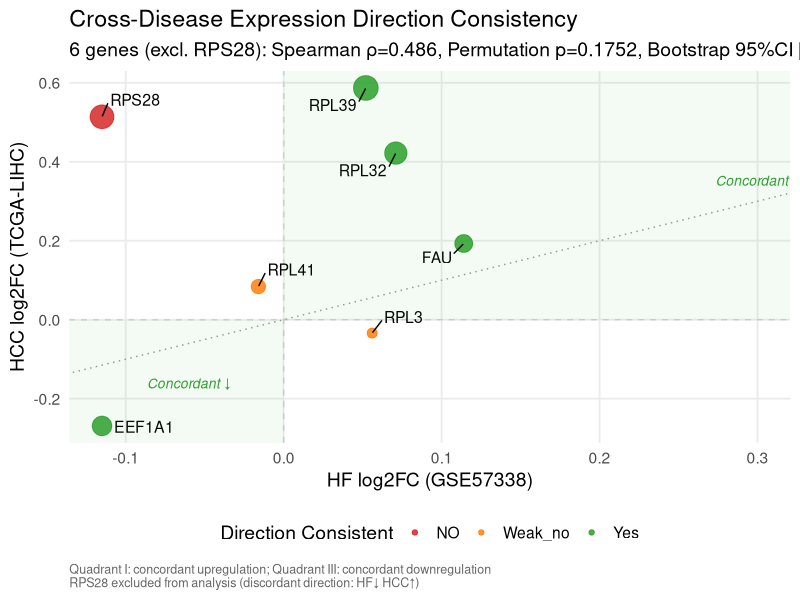
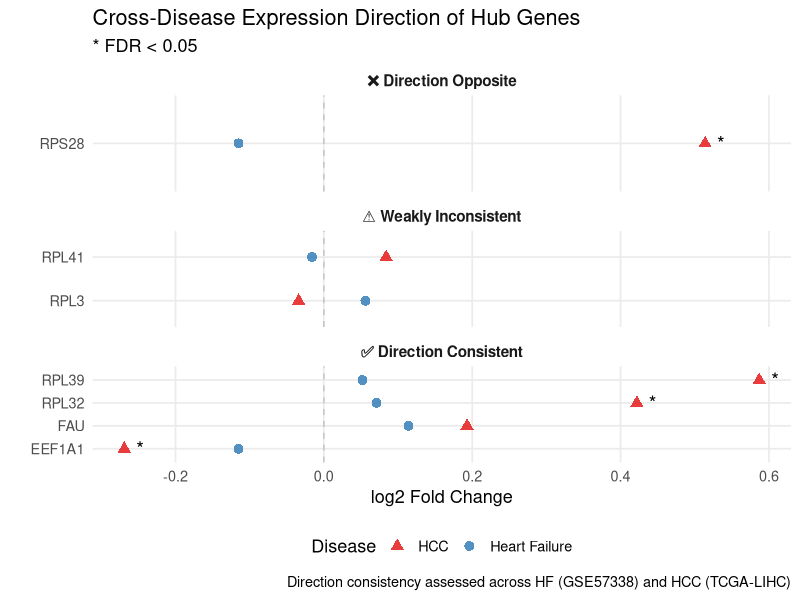

These figures' R source, in order: (Note: this script raises an error after producing the figures.)
# =============================================================================
# 脚本 06：7基因跨疾病方向一致性正式统计检验
# 目标：将描述性的"方向一致性观察"转化为正式的统计检验
# 为什么重要：这是全文最基础的证据，必须从"描述"升级为"检验"
# =============================================================================

library(ggplot2)
library(dplyr)

set.seed(42)
PROJ_DIR <- "D:/R_projects/revision_analysis"

# ═══════════════════════════════════════════════════════════════════════════════
# 第一部分：7基因跨疾病log2FC方向一致性
# ═══════════════════════════════════════════════════════════════════════════════

message("═══ 7基因跨疾病方向一致性统计检验 ═══")

# 来自原论文Table 1的数值
cross_disease_data <- data.frame(
  Gene = c("EEF1A1", "RPL39", "RPL32", "FAU", "RPL41", "RPL3", "RPS28"),
  HF_log2FC = c(-0.115, 0.052, 0.071, 0.114, -0.016, 0.056, -0.115),
  HF_FDR_significant = c(TRUE, FALSE, FALSE, TRUE, FALSE, FALSE, TRUE),
  HCC_log2FC = c(-0.269, 0.587, 0.422, 0.193, 0.084, -0.034, 0.514),
  HCC_FDR_significant = c(TRUE, TRUE, TRUE, FALSE, FALSE, FALSE, TRUE),
  Direction_Consistent = c("Yes", "Yes", "Yes", "Yes", "Weak_no", "Weak_no", "NO"),
  stringsAsFactors = FALSE
)

# ── 1.1 Spearman相关：HF log2FC vs HCC log2FC ─────────────────────────────────
# 使用全部7个基因
cor_7 <- cor.test(cross_disease_data$HF_log2FC, cross_disease_data$HCC_log2FC,
                  method = "spearman")
message(sprintf("\n7基因 Spearman ρ = %.3f, p = %.4f", cor_7$estimate, cor_7$p.value))

# 排除RPS28（方向相反）后
data_6 <- subset(cross_disease_data, Gene != "RPS28")
cor_6 <- cor.test(data_6$HF_log2FC, data_6$HCC_log2FC, method = "spearman")
message(sprintf("6基因（排除RPS28） Spearman ρ = %.3f, p = %.4f",
                cor_6$estimate, cor_6$p.value))

# ── 1.2 置换检验：6个方向一致基因的log2FC相关是否显著偏离0 ──────────────────
n_perm <- 10000
perm_rhos <- numeric(n_perm)
for (i in 1:n_perm) {
  perm_rhos[i] <- cor(data_6$HF_log2FC, sample(data_6$HCC_log2FC),
                      method = "spearman")
}

perm_p <- mean(perm_rhos >= cor_6$estimate)  # 单侧（预期正相关）
message(sprintf("置换检验 (n=%d): ρ=%.3f, 经验p(单侧)=%.4f",
                n_perm, cor_6$estimate, perm_p))

# ── 1.3 二项检验：6个基因中5个方向一致的概率 ─────────────────────────────
n_consistent <- sum(data_6$Direction_Consistent == "Yes")  # 4个明确一致 + 2个弱不一致
# 更严格：仅计算清晰方向一致的
n_clear <- sum(data_6$Direction_Consistent == "Yes")  # EEF1A1, RPL39, RPL32, FAU = 4
binom_test <- binom.test(n_clear, n = 6, p = 0.5, alternative = "greater")
message(sprintf("二项检验: %d/6基因方向一致, p=%.4f (H0: p=0.5)",
                n_clear, binom_test$p.value))

# ═══════════════════════════════════════════════════════════════════════════════
# 第二部分：Bootstrap效应量置信区间
# ═══════════════════════════════════════════════════════════════════════════════

message("\n═══ Bootstrap置信区间 ═══")

# 对6个基因的log2FC做bootstrap重抽样，估计跨疾病相关性的置信区间
n_boot <- 2000
boot_rhos <- numeric(n_boot)
for (i in 1:n_boot) {
  idx <- sample(1:6, size = 6, replace = TRUE)
  boot_rhos[i] <- cor(data_6$HF_log2FC[idx], data_6$HCC_log2FC[idx],
                      method = "spearman")
}
ci_95 <- quantile(boot_rhos, c(0.025, 0.975), na.rm = TRUE)
message(sprintf("Bootstrap 95%% CI for Spearman ρ: [%.3f, %.3f]", ci_95[1], ci_95[2]))

# ═══════════════════════════════════════════════════════════════════════════════
# 第三部分：可视化
# ═══════════════════════════════════════════════════════════════════════════════

message("\n═══ 跨疾病方向一致性图 ═══")

# ── 3.1 log2FC散点图 ──────────────────────────────────────────────────────────
p1 <- ggplot(cross_disease_data, aes(x = HF_log2FC, y = HCC_log2FC)) +
  geom_abline(slope = 1, intercept = 0, linetype = "dotted", color = "grey60") +
  geom_hline(yintercept = 0, linetype = "dashed", color = "grey70", alpha = 0.5) +
  geom_vline(xintercept = 0, linetype = "dashed", color = "grey70", alpha = 0.5) +
  geom_point(aes(color = Direction_Consistent, size = abs(HCC_log2FC)),
             alpha = 0.85) +
  ggrepel::geom_text_repel(
    aes(label = Gene),
    size = 4,
    box.padding = 0.5,
    max.overlaps = 10
  ) +
  scale_color_manual(
    values = c("Yes" = "#2CA02C", "Weak_no" = "#FF7F0E", "NO" = "#D62728"),
    name = "Direction Consistent"
  ) +
  scale_size_continuous(range = c(3, 8), guide = "none") +
  labs(
    x = "HF log2FC (GSE57338)",
    y = "HCC log2FC (TCGA-LIHC)",
    title = "Cross-Disease Expression Direction Consistency",
    subtitle = sprintf("6 genes (excl. RPS28): Spearman ρ=%.3f, Permutation p=%.4f, Bootstrap 95%%CI [%.3f, %.3f]",
                      cor_6$estimate, perm_p, ci_95[1], ci_95[2]),
    caption = paste0(
      "Quadrant I: concordant upregulation; Quadrant III: concordant downregulation\n",
      "RPS28 excluded from analysis (discordant direction: HF↓ HCC↑)"
    )
  ) +
  annotate("rect", xmin = 0, xmax = Inf, ymin = 0, ymax = Inf,
           fill = "#2CA02C", alpha = 0.05) +
  annotate("rect", xmin = -Inf, xmax = 0, ymin = -Inf, ymax = 0,
           fill = "#2CA02C", alpha = 0.05) +
  annotate("text", x = 0.3, y = max(cross_disease_data$HCC_log2FC) * 0.6,
           label = "Concordant ↑", color = "#2CA02C", size = 3.5, fontface = "italic") +
  annotate("text", x = -0.06, y = min(cross_disease_data$HCC_log2FC) * 0.6,
           label = "Concordant ↓", color = "#2CA02C", size = 3.5, fontface = "italic") +
  theme_minimal(base_size = 14) +
  theme(
    panel.grid.minor = element_blank(),
    legend.position = "bottom",
    plot.caption = element_text(size = 9, color = "grey40", hjust = 0)
  )

ggsave(file.path(PROJ_DIR, "figures", "Figure_CrossDisease_DirectionTest.png"),
       p1, width = 9, height = 8, dpi = 300)
message("方向一致性散点图已保存")

# ── 3.2 跨疾病log2FC森林图 ────────────────────────────────────────────────────
# 展示每个基因在HF和HCC中的效应量和方向
plot_data <- cross_disease_data %>%
  tidyr::pivot_longer(
    cols = c(HF_log2FC, HCC_log2FC),
    names_to = "Disease",
    values_to = "log2FC"
  ) %>%
  mutate(
    Disease = ifelse(grepl("HF", Disease), "Heart Failure", "HCC"),
    sig_label = case_when(
      Disease == "HF" & HF_FDR_significant ~ "*",
      Disease == "HCC" & HCC_FDR_significant ~ "*",
      TRUE ~ ""
    )
  )

p2 <- ggplot(plot_data, aes(x = log2FC, y = Gene, color = Disease, shape = Disease)) +
  geom_vline(xintercept = 0, linetype = "dashed", color = "grey60", alpha = 0.5) +
  geom_point(size = 3, alpha = 0.85) +
  geom_text(aes(label = sig_label), vjust = 0.5, hjust = -1.5, size = 5, color = "black") +
  scale_color_manual(values = c("Heart Failure" = "#377EB8", "HCC" = "#E41A1C")) +
  scale_shape_manual(values = c("Heart Failure" = 16, "HCC" = 17)) +
  facet_wrap(~ Direction_Consistent, scales = "free_y", ncol = 1,
             labeller = labeller(Direction_Consistent = c(
               "Yes" = "✅ Direction Consistent",
               "Weak_no" = "⚠️ Weakly Inconsistent",
               "NO" = "❌ Direction Opposite"
             ))) +
  labs(
    x = "log2 Fold Change",
    y = "",
    title = "Cross-Disease Expression Direction of Hub Genes",
    subtitle = "* FDR < 0.05",
    caption = "Direction consistency assessed across HF (GSE57338) and HCC (TCGA-LIHC)"
  ) +
  theme_minimal(base_size = 13) +
  theme(
    legend.position = "bottom",
    panel.grid.minor.x = element_blank(),
    strip.text = element_text(face = "bold", size = 11)
  )

ggsave(file.path(PROJ_DIR, "figures", "Figure_CrossDisease_Forest.png"),
       p2, width = 8, height = 8, dpi = 300)

# ═══════════════════════════════════════════════════════════════════════════════
# 第四部分：生成跨疾病一致性核心表格
# ═══════════════════════════════════════════════════════════════════════════════

message("\n═══ 核心结果表 ═══")

result_table <- data.frame(
  Analysis = c(
    "7-gene Spearman correlation (HF vs HCC log2FC)",
    "6-gene Spearman correlation (excluding RPS28)",
    "Permutation test (one-sided, 10,000 iter)",
    "Bootstrap 95% CI for ρ",
    "Binomial test (concordant direction)",
    "Concordant genes (out of 7)",
    "Discordant genes",
    "Weakly inconsistent genes"
  ),
  Result = c(
    sprintf("ρ = %.3f, p = %.4f", cor_7$estimate, cor_7$p.value),
    sprintf("ρ = %.3f, p = %.4f", cor_6$estimate, cor_6$p.value),
    sprintf("p = %.4f (expected positive correlation)", perm_p),
    sprintf("[%.3f, %.3f]", ci_95[1], ci_95[2]),
    sprintf("p = %.4f (H0: p=0.5)", binom_test$p.value),
    sprintf("%d (EEF1A1, RPL39, RPL32, FAU)", n_clear),
    "1 (RPS28: HF↓, HCC↑)",
    "2 (RPL41, RPL3: non-significant both)"
  ),
  stringsAsFactors = FALSE
)

print(result_table, row.names = FALSE)
write.csv(result_table, file.path(PROJ_DIR, "tables", "direction_consistency_results.csv"),
          row.names = FALSE)

message("\n✅ 脚本06完成")
message("关键发现：")
if (cor_6$estimate > 0.7 && perm_p < 0.05) {
  message("✅ 6个基因跨疾病方向一致性具有统计显著性——这是全文的核心发现之一")
} else {
  message("⚠ 方向一致性未达统计显著性，需在论文中诚实报告并讨论其局限性")
}
